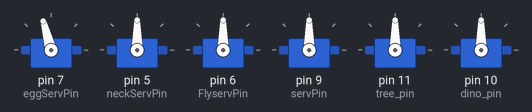
Bench run of a sketch on a simulated Arduino Uno, built with avr-gcc and run on an emulated ATmega328P. On the bench: 6 × servo.

Above: at 0.15 s.
At 0.7 s:
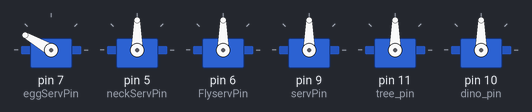
At 3.9 s:
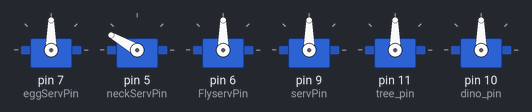
At 5.5 s:
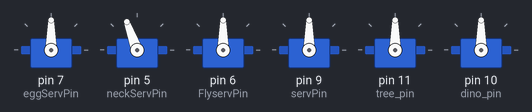
At 7.0 s:
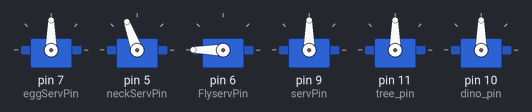
At 29.2 s:
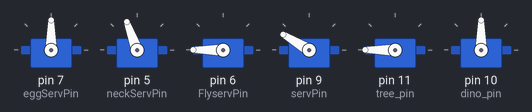
Timing chart, 0 to 40.0 s (numbered marks = the images above):
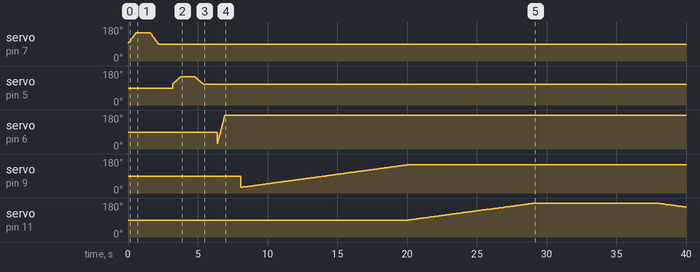

Measured:
- by itself, servo on pin 7 (eggServPin): rises from 93° to 150° in 0.54 s, then falls to 90° in 1.6 s
- by itself, servo on pin 5 (neckServPin): rises from 90° to 150° in 0.57 s, then falls to 110° in 1.6 s
- by itself, servo on pin 9 (servPin): 90° → 30° at 8.1 s, → 31° 0.10 s later, → 32° 0.10 s later, → 33° 0.10 s later, … (120 changes in this stretch)
- by itself, servo on pin 11 (tree_pin): rises from 90° to 180° in 9.0 s, then falls to 158° in 10.8 s

The sketch:

TempDinoCont_01.ino
```cpp
//Temp Dino Cont

#include <SoftwareSerial.h>
#include <Servo.h>


//General
int retDelay = 1000;
int minPos = 30;
int maxPos = 150;
int delayTime = 100;


//Team 1
Servo egg;
Servo leaves;
Servo neck;

int incrementEgg;
int incrementLeaves;
int incrementNeck;

const int eggServPin = 3;
//const int leavesServPin = 0;
const int neckServPin = 5;

//Team 2

Servo dinofight;
Servo dinofly;
Servo dinodrinks;

//int FightservPin = 11;
int FlyservPin = 6;
int servPin = 9; //drink

int increment = 1;
int Flyincrement = 2;
int Fightincrement = 2;

int FightdelayTime = 1;
int FightretDelay = 30;
int FightminPos = 30;
int FightmaxPos = 1000;

int FlydelayTime = 7;
int FlyretDelay = 3;
int FlyminPos = 30;
int FlymaxPos = 500;


//Team 3
Servo servo2;
Servo servo3;

const int dino_pin = 10;
const int tree_pin = 11;

int Team3DelayTime = 100;


void setup() {
  //General

  //Team 1
  egg.attach(eggServPin);
//  leaves.attach(leavesServPin);
  neck.attach(neckServPin);

  // Team 2
//  dinofight.attach(FightservPin);
  dinofly.attach(FlyservPin);
  dinodrinks.attach(servPin);

  //Team 3
  servo2.attach(tree_pin);
  servo3.attach(dino_pin);
}


void loop () {
  //Team 1
  eggUp();
//  leavesRustleUp();
  eggDown();
//  leavesRustleDown();
  neckForward();
//  leavesRustleUp();
  neckBackward();
//  leavesRustleDown();

/*  //Team 2
  for (int Fightpos = FightminPos; Fightpos < FightmaxPos; Fightpos += Fightincrement ) {
    dinofight.write(Fightpos);
    delay(FightdelayTime);
  }
*/
  for (int Flypos = FlyminPos; Flypos < FlymaxPos; Flypos += Flyincrement ) {
    dinofly.write(Flypos);
    delay(FlydelayTime);
  }

  for (int pos = minPos; pos < maxPos; pos += increment ) {
    dinodrinks.write(pos);
    delay(delayTime);
  }

  //Team 3
  growTree();
  shrinkTree();
  runDino();
}

// Team 1
//
//

void eggUp() {
  // declaring variables
  int incrementEgg;
  int incrementLeaves;
  int incrementNeck;

  int delayTime = 30;

  int retDelay = 1000;
  int minPos = 90;
  int maxPos = 150;
  int eggServPin = 7;
  int leavesServPin = 9;
  int neckServPin = 5;

  // function from setup
  egg.attach(eggServPin);

  //actual code
  int pos = minPos;
  incrementEgg = 3;
  if (incrementEgg > 0) {
    while (pos < maxPos) {
      pos += incrementEgg;
      egg.write(pos);
      delay(delayTime);
    }
    incrementEgg = -3;
  }
  delay(retDelay);
}

void eggDown() {
  // declaring variables
  int incrementEgg;
  int incrementLeaves;
  int incrementNeck;

  int delayTime = 30;

  int retDelay = 1000;
  int minPos = 90;
  int maxPos = 150;
  int eggServPin = 7;
  int leavesServPin = 9;
  int neckServPin = 5;

  // function from setup
  egg.attach(eggServPin);

  //actual code
  int pos = maxPos;
  incrementEgg = -3;
  if (incrementEgg < 0) {
    while (pos > minPos) {
      pos += incrementEgg;
      egg.write(pos);
      delay(delayTime);
    }
    incrementEgg = 3;
  }
  delay(retDelay);
}

void leavesRustleUp() {
  // declaring variables
  int incrementEgg;
  int incrementLeaves;
  int incrementNeck;

  int delayTime = 30;

  int retDelay = 1000;
  int minPos = 30;
  int maxPos = 150;
  int eggServPin = 7;
  int leavesServPin = 9;
  int neckServPin = 5;

  // function from setup
  leaves.attach(leavesServPin);

  //actual code
  int pos = minPos + 50;
  incrementLeaves = 1;
  if (incrementLeaves > 0) {
    while (pos < maxPos - 50) {
      pos += incrementLeaves;
      leaves.write(pos);
      delay(delayTime);
    }
    incrementLeaves = -1;
  }
  delay(retDelay);
}

void leavesRustleDown() {
  // declaring variables
  int incrementEgg;
  int incrementLeaves;
  int incrementNeck;

  int delayTime = 30;

  int retDelay = 1000;
  int minPos = 30;
  int maxPos = 150;
  int eggServPin = 7;
  int leavesServPin = 9;
  int neckServPin = 5;

  // function from setup
  leaves.attach(leavesServPin);

  //actual code
  int pos = maxPos - 50;
  incrementLeaves = -1;
  if (incrementLeaves < 0) {
    while (pos > minPos + 50) {
      pos += incrementLeaves;
      leaves.write(pos);
      delay(delayTime);
    }
    incrementLeaves = 1;
  }
  delay(retDelay);
}

void neckForward() {
  // declaring variables
  int incrementEgg;
  int incrementLeaves;
  int incrementNeck;

  int delayTime = 30;

  int retDelay = 1000;
  int minPos = 30;
  int maxPos = 150;
  int eggServPin = 7;
  int leavesServPin = 9;
  int neckServPin = 5;

  // function from setup
  neck.attach(neckServPin);

  //actual code
  int pos = minPos + 80;
  incrementNeck = 2;
  if (incrementNeck > 0) {
    while (pos < maxPos) {
      pos += incrementNeck;
      neck.write(pos);
      delay(delayTime);
    }
    incrementNeck = -2;
  }
  delay(retDelay);
}

void neckBackward() {
  // declaring variables
  int incrementEgg;
  int incrementLeaves;
  int incrementNeck;

  int delayTime = 30;

  int retDelay = 1000;
  int minPos = 30;
  int maxPos = 150;
  int eggServPin = 7;
  int leavesServPin = 9;
  int neckServPin = 5;

  // function from setup
  neck.attach(neckServPin);

  //actual code
  int pos = maxPos;
  incrementNeck = -2;
  if (incrementNeck < 0) {
    while (pos > minPos + 80) {
      pos += incrementNeck;
      neck.write(pos);
      delay(delayTime);
    }
    incrementNeck = 2;
  }
  delay(retDelay);
}

// Team 2
//
//


// Team 3
//
//

void growTree()
{
  int delayTime = 100;
  for(int i = 0; i < 3; i++) //3 states total
  {
    int initialPos = servo2.read();
    for(int j = initialPos; j < initialPos + 59; j++) //going +59 degrees per state
    {
      servo2.write(j);
      delay(delayTime);
    }
  }
}

void shrinkTree()
{
  int delayTime = 100;
  for(int i = 3; i > 0; i++)
  {
    int x = servo2.read();
    for(int j = x; j > x - 59; j--)
    {
      servo2.write(j);
      delay(delayTime);
    }
  }
}

void runDino()
{
  int minPos = 0;
  int maxPos = 150;
  int delayTime = 100;
  for (int i=minPos; i<=maxPos;i+=4)
  {
    servo3.write(i);
    delay(delayTime);
  }
  for (int i=minPos; i>=minPos;i-=1)
  {
    servo3.write(i);
    delay(delayTime);
  }
}
```
